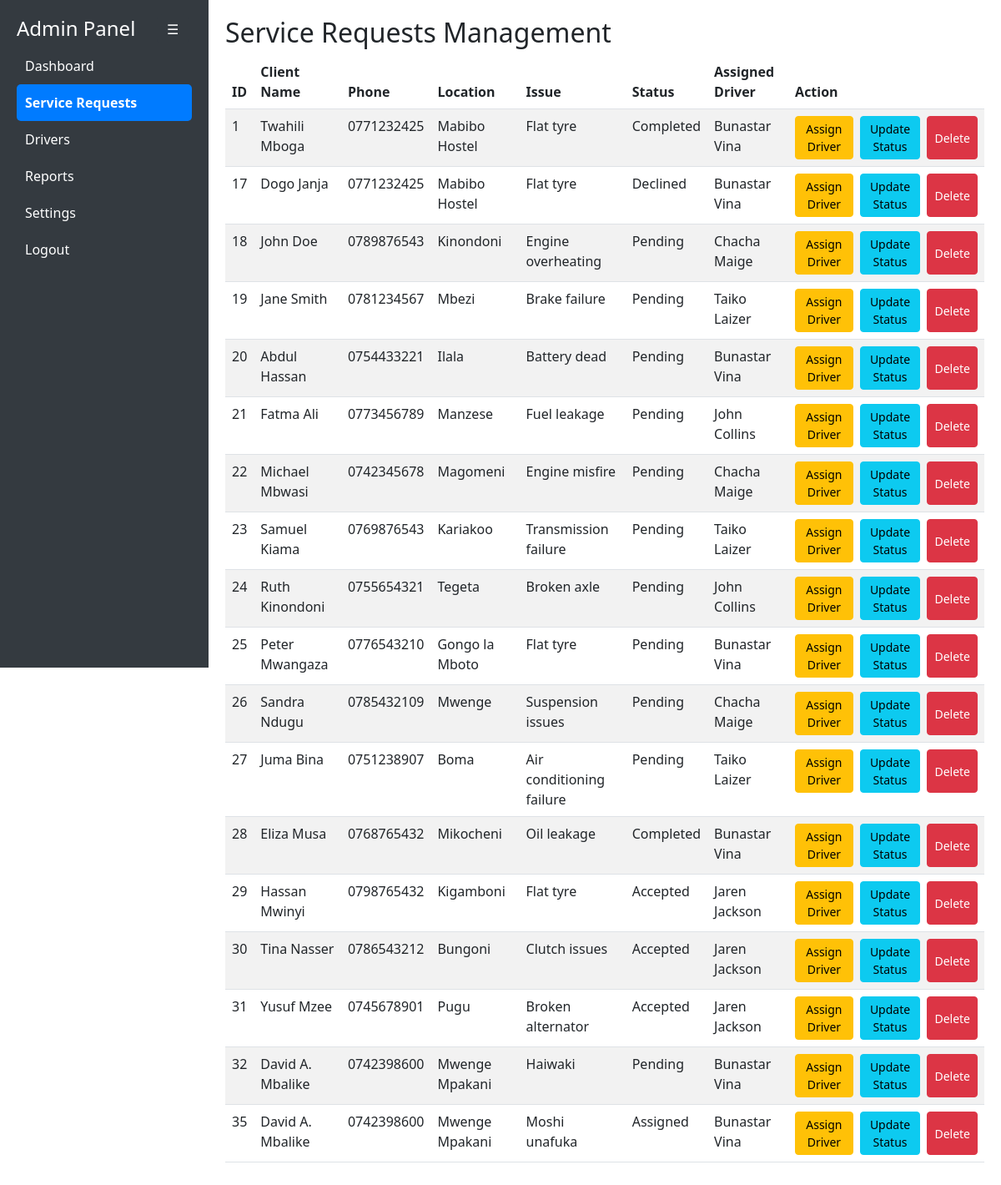
Page /service_requests.php (signed in) on the earlier database version.
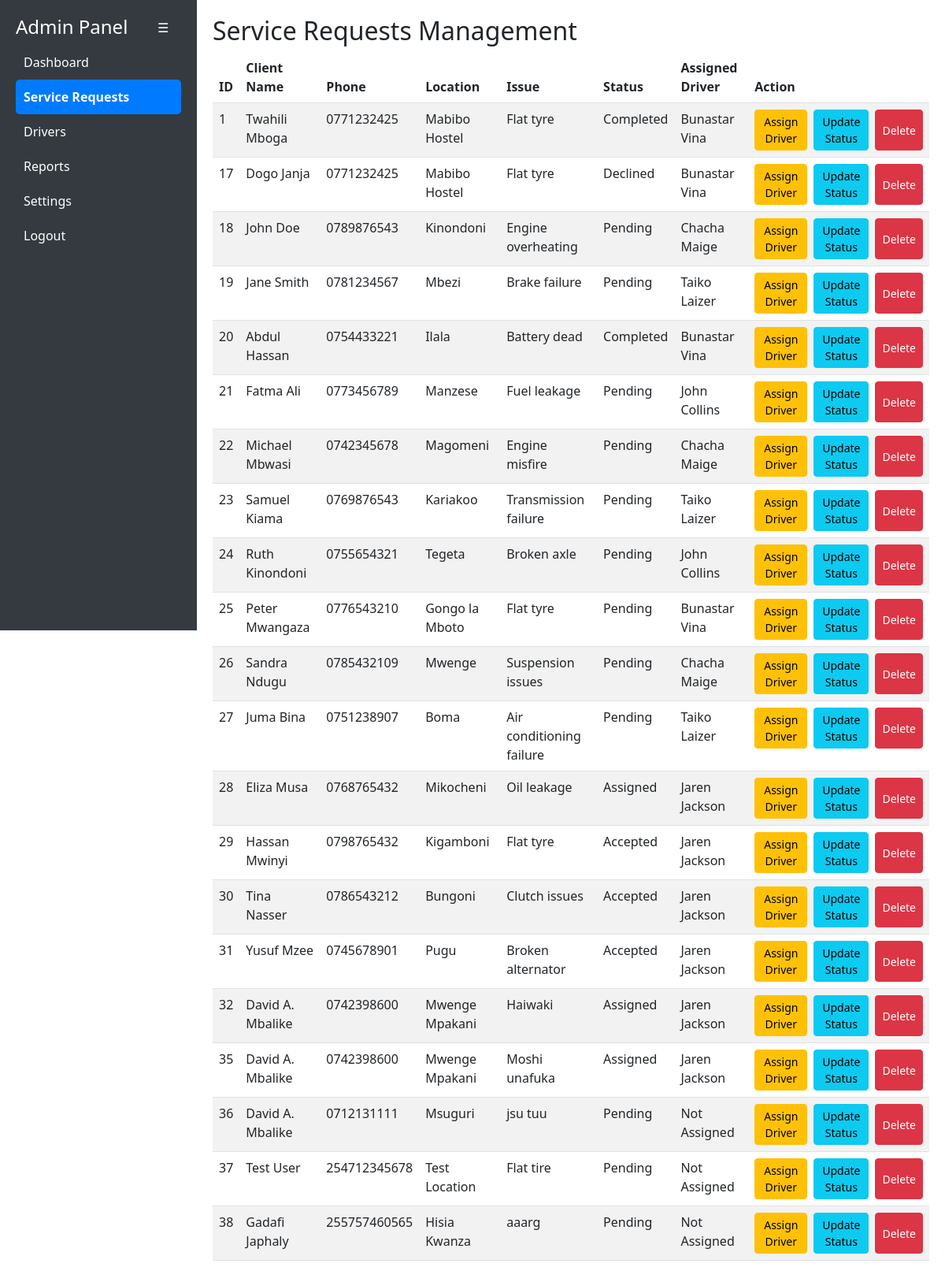
Same page on the later database version.
### tables this page shows
CREATE TABLE `requests` (
  `id` int(11) NOT NULL,
  `name` varchar(255) NOT NULL,
  `phone` varchar(20) NOT NULL,
  `location` text NOT NULL,
  `car_model` varchar(255) DEFAULT NULL,
  `problem_description` text DEFAULT NULL,
  `status` enum('Pending','Accepted','Completed','Declined','Assigned') DEFAULT 'Pending',
  `assigned_driver_id` int(11) DEFAULT NULL,
  `created_at` timestamp NOT NULL DEFAULT current_timestamp(),
  `updated_at` timestamp NOT NULL DEFAULT current_timestamp() ON UPDATE current_timestamp()
);

CREATE TABLE `drivers` (
  `id` int(11) NOT NULL,
  `name` varchar(255) NOT NULL,
  `phone` varchar(20) NOT NULL,
  `email` varchar(255) NOT NULL,
  `role` text NOT NULL DEFAULT '\'driver\'',
  `password` varchar(255) NOT NULL DEFAULT '$2y$10$CaqjoRyl9mLWy1Ys0wjHHeFWxXXdQfTYsVmzX7WPTKCG8j9icVNPC',
  `availability_status` enum('Available','Offline','Busy') DEFAULT 'Offline',
  `created_at` timestamp NOT NULL DEFAULT current_timestamp(),
  `updated_at` timestamp NOT NULL DEFAULT current_timestamp() ON UPDATE current_timestamp()
);

### service_requests.php (the view, shortened to what this page needs)
<?php
include('php/db.php');
$current_page = basename($_SERVER['PHP_SELF']);
$query = "SELECT * FROM requests";
$result = mysqli_query($conn, $query);
?>
<!DOCTYPE html>
<html lang="en">
<head>
    <link href="https://cdn.jsdelivr.net/npm/bootstrap@5.3.0/dist/css/bootstrap.min.css" rel="stylesheet">
</head>
<body>
    <div class="sidebar" id="sidebar">
        <button class="btn btn-primary m-2" id="toggleSidebar" style="position:absolute; top:9px; left:180px; margin-top:-5px; background-color:inherit; border:none;">☰</button>
        <h4>Admin Panel</h4>
        <a href="dashboard.php" class="<?= ($current_page == 'dashboard.php') ? 'active' : '' ?>">Dashboard</a>
        <a href="service_requests.php" class="<?= ($current_page == 'service_requests.php') ? 'active' : '' ?>">Service Requests</a>
        <a href="drivers.php" class="<?= ($current_page == 'drivers.php') ? 'active' : '' ?>">Drivers</a>
        <a href="reports.php" class="<?= ($current_page == 'reports.php') ? 'active' : '' ?>">Reports</a>
        <a href="settings.php" class="<?= ($current_page == 'settings.php') ? 'active' : '' ?>">Settings</a>
        <a href="php/logout.php">Logout</a>
    </div>
    <div class="content">
        <h2>Service Requests Management</h2>
        <table class="table table-striped">
            <thead>
                <tr>
                    <th>ID</th>
                    <th>Client Name</th>
                    <th>Phone</th>
                    <th>Location</th>
                    <th>Issue</th>
                    <th>Status</th>
                    <th>Assigned Driver</th>
                    <th>Action</th>
                </tr>
            </thead>
            <tbody>
                <?php while($row = mysqli_fetch_assoc($result)): ?>
                    <tr>
                        <td><?= $row['id'] ?></td>
                        <td><?= $row['name'] ?></td>
                        <td><?= $row['phone'] ?></td>
                        <td><?= $row['location'] ?></td>
                        <td><?= $row['problem_description'] ?></td>
                        <td><?= $row['status'] ?></td>
                        <td>
                            <?php
                            if ($row['assigned_driver_id']) {
                                $driver_query = "SELECT * FROM drivers WHERE id = " . $row['assigned_driver_id'];
                                $driver_result = mysqli_query($conn, $driver_query);
                                $driver = mysqli_fetch_assoc($driver_result);
                                echo $driver['name'] ;
                            } else {
                                echo 'Not Assigned';
                            }
                            ?>
                        </td>
                        <td>
                            <div class="d-flex gap-2">
                                <button class="btn btn-warning btn-sm" data-bs-toggle="modal" data-bs-target="#assignDriverModal" data-id="<?= $row['id'] ?>">Assign Driver</button>
                                <button class="btn btn-info btn-sm" data-bs-toggle="modal" data-bs-target="#updateStatusModal" data-id="<?= $row['id'] ?>">Update Status</button>
                                <button class="btn btn-danger btn-sm" data-bs-toggle="modal" data-bs-target="#deleteRequestModal" data-id="<?= $row['id'] ?>">Delete</button>
                            </div>
                        </td>
                    </tr>
                <?php endwhile; ?>
            </tbody>
        </table>
    </div>
</body>
</html>

### service_requests.php (style rules this page uses)
body { display: flex; }
.sidebar { width: 250px; height: 100vh; background: #343a40; color: white; padding: 20px; position: fixed; left: 0; transition: left 0.3s ease-in-out; }
.sidebar a { color: white; display: block; padding: 10px; text-decoration: none; }
.content { margin-left: 250px; padding: 20px; transition: margin-left 0.3s ease-in-out; }
.sidebar a.active { background-color: #007bff; color: white; font-weight: bold; border-radius: 5px; padding: 10px; }

Differences in the rows shown:
changed requests "Abdul Hassan": status "Pending" → "Completed"
changed requests "Eliza Musa": status "Completed" → "Assigned"; assigned_driver.name "Bunastar Vina" → "Jaren Jackson"
changed requests "Haiwaki": status "Pending" → "Assigned"; assigned_driver.name "Bunastar Vina" → "Jaren Jackson"
changed requests "Moshi unafuka": assigned_driver.name "Bunastar Vina" → "Jaren Jackson"
added requests: id "36", name "David A. Mbalike", phone "0712131111", location "Msuguri", problem_description "jsu tuu", status "Pending", shows "Not Assigned"
added requests: id "37", name "Test User", phone "254712345678", location "Test Location", problem_description "Flat tire", status "Pending", shows "Not Assigned"
added requests: id "38", name "Gadafi Japhaly", phone "255757460565", location "Hisia Kwanza", problem_description "aaarg", status "Pending", shows "Not Assigned"
